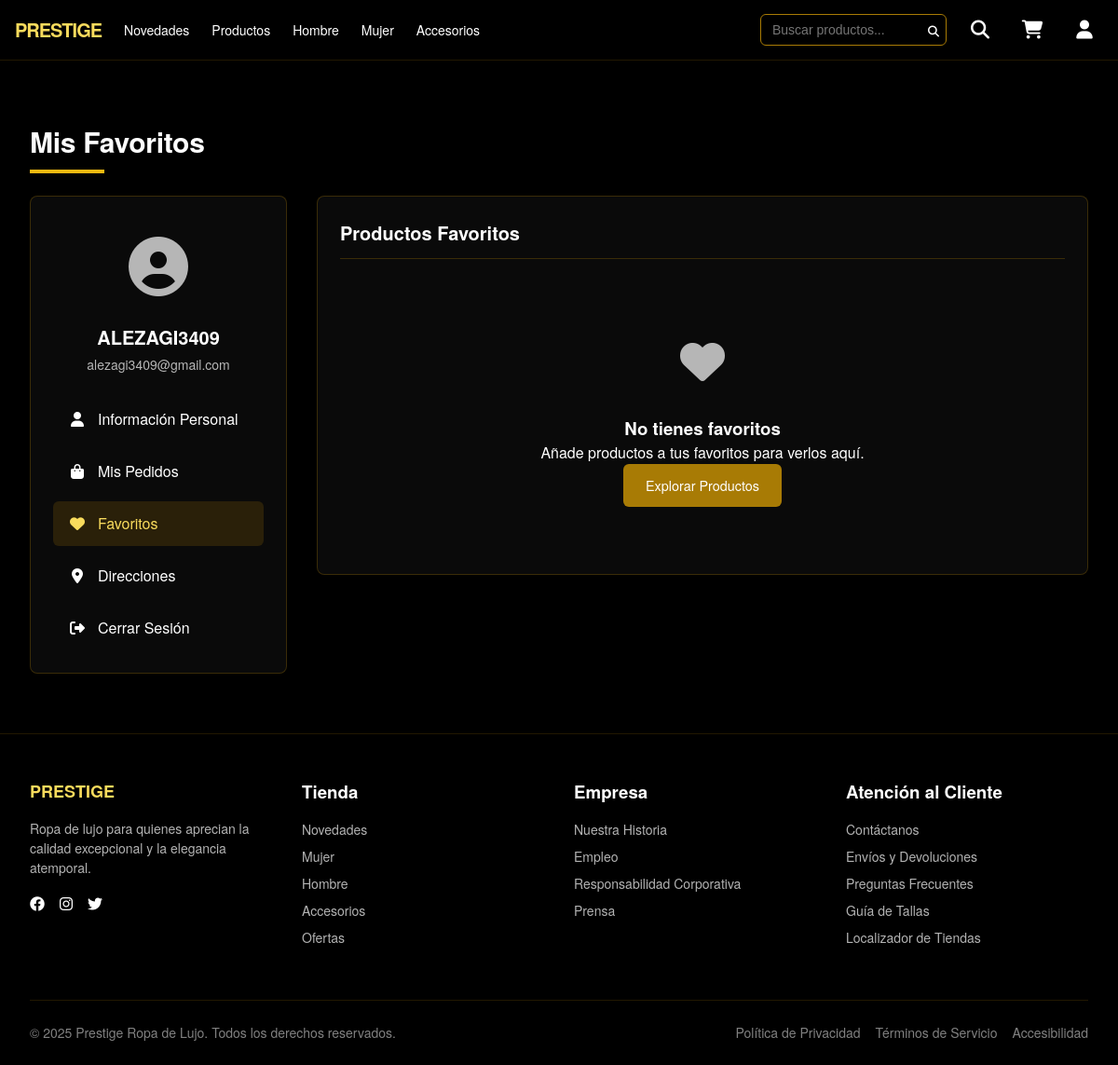
The app's page /store/favorites/ (signed in), older data.
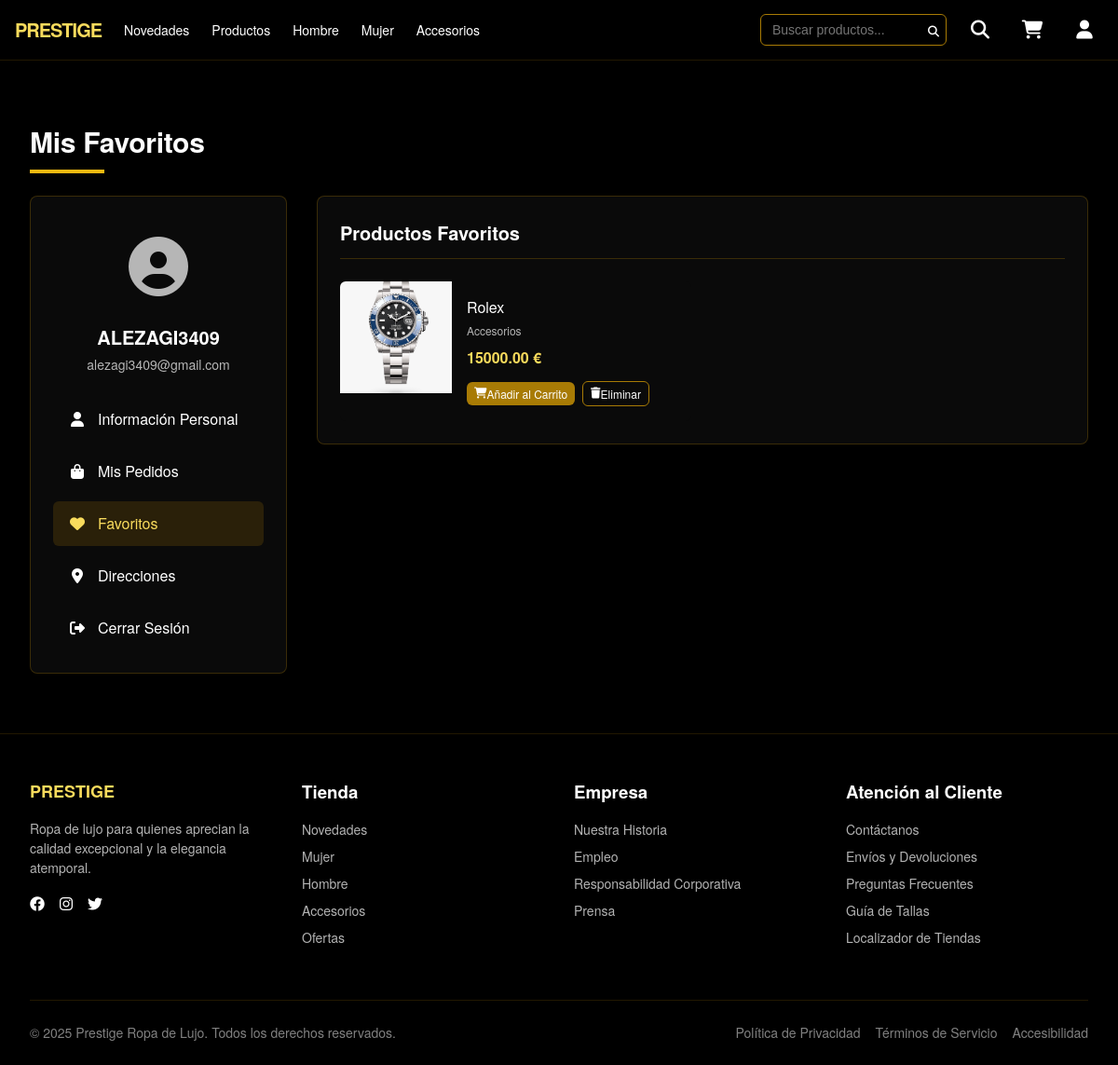
The same page, newer data.
### store/models.py (models this page shows, shortened)
class Favorite(models.Model):
    user = models.ForeignKey(User, on_delete=models.CASCADE, related_name='favorites')
    product = models.ForeignKey(Product, on_delete=models.CASCADE)
    date_added = models.DateTimeField(auto_now_add=True)
    class Meta:
        unique_together = ('user', 'product')

class Product(models.Model):
    name = models.CharField(max_length=200)
    price = models.DecimalField(max_digits=10, decimal_places=2)
    description = models.TextField()
    category = models.CharField(max_length=100)
    stock = models.PositiveIntegerField(default=0)
    image = models.ImageField(upload_to='products/', null=True, blank=True)

### store/views.py (the view)
# urls.py: path('favorites/', views.FavoriteListView.as_view(), name='favorites'),
class FavoriteListView(LoginRequiredMixin, ListView):
    model = Favorite
    template_name = 'user_fav/favorites.html'
    context_object_name = 'favorites'
    def get_queryset(self):
        return Favorite.objects.filter(user=self.request.user).select_related('product').order_by('-date_added')
    def get_context_data(self, **kwargs):
        context = super().get_context_data(**kwargs)
        context['active_tab'] = 'favorites'
        return context

### store/templates/user_fav/favorites.html (shortened to what the changed rows need)
{% extends 'pages/base.html' %}
{% load static %}
{% block content %}
<section class="profile-section">
    <div class="container">
        <h1 class="section-title">Mis Favoritos</h1>
        <div class="profile-container">
            <div class="profile-content">
                <div class="profile-card">
                    <h2 class="profile-card-title">Productos Favoritos</h2>
                    {% if favorites %}
                    <div class="favorites-grid">
                        {% for favorite in favorites %}
                        <div class="favorite-item">
                            <div class="favorite-image">
                                <a href="{% url 'product_detail' favorite.product.id %}">
                                    <img src="{% if favorite.product.image %}{{ favorite.product.image.url }}{% else %}{% static 'img/producto-default.jpg' %}{% endif %}" alt="{{ favorite.product.name }}">
                                </a>
                            </div>
                            <div class="favorite-details">
                                <h3 class="favorite-name">
                                    <a href="{% url 'product_detail' favorite.product.id %}">{{ favorite.product.name }}</a>
                                </h3>
                                <div class="favorite-category">{{ favorite.product.category }}</div>
                                <div class="favorite-price">{{ favorite.product.price }} €</div>
                                <div class="favorite-actions">
                                    <form method="post" action="{% url 'cart_add' %}">
                                        <button type="submit" class="btn btn-sm btn-primary">
                                            <i class="fas fa-shopping-cart"></i> Añadir al Carrito
                                        </button>
                                    </form>
                                    <form method="post" action="{% url 'favorite_toggle' %}">
                                        <button type="submit" class="btn btn-sm btn-outline">
                                            <i class="fas fa-trash"></i> Eliminar
                                        </button>
                                    </form>
                                </div>
                            </div>
                        </div>
                        {% endfor %}
                    </div>
                    {% else %}
                    <div class="empty-favorites">
                        <div class="empty-icon">
                            <i class="fas fa-heart"></i>
                        </div>
                        <h3>No tienes favoritos</h3>
                        <p>Añade productos a tus favoritos para verlos aquí.</p>
                        <a href="{% url 'products' %}" class="btn btn-primary">Explorar Productos</a>
                    </div >
                    {% endif %}
                </div>
            </div>
        </div>
    </div>
</section>
{% endblock %}

Row changes from the older to the newer data that the page shows:
added Favorite: product.name (picture), product.name "Rolex", product.category "Accesorios", product.price "15000.00"
Text that changed along with them:
text no longer shown: "No tienes favoritos Añade productos a tus favoritos para verlos aquí. Explorar Productos"
